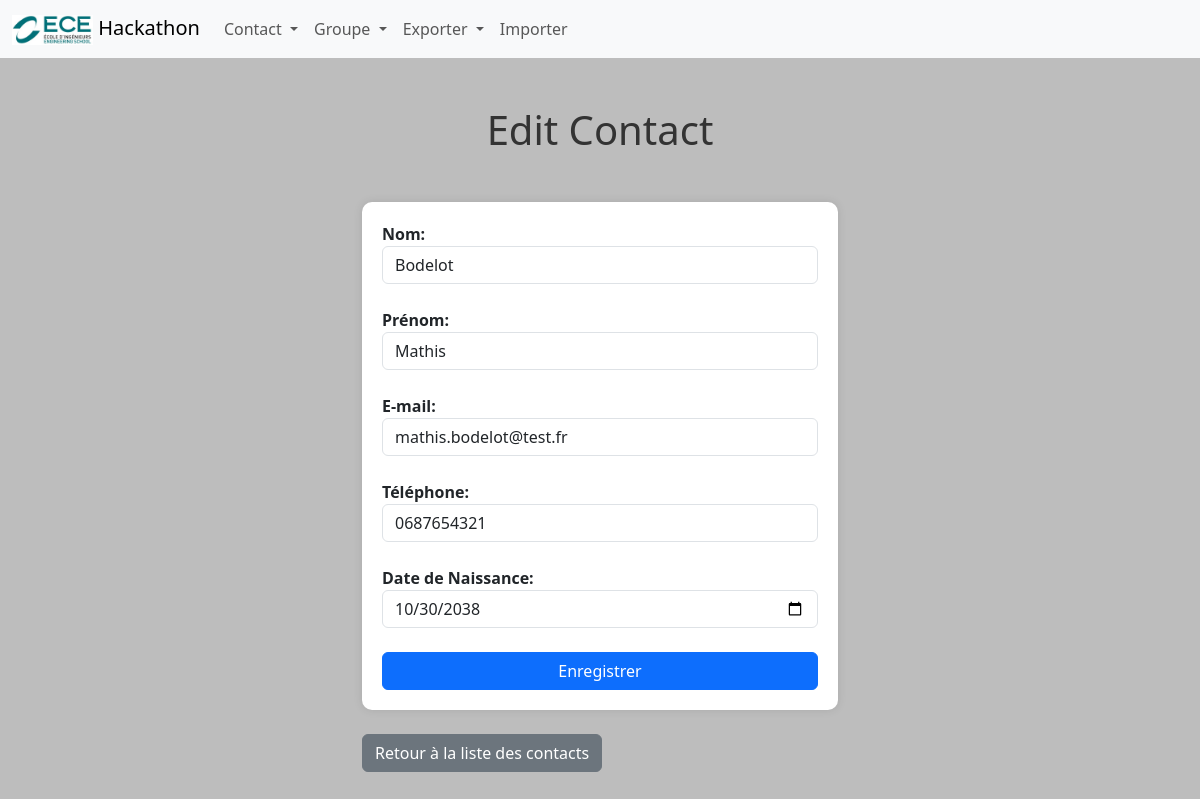
Page /contacts/2/edit on the earlier database version.
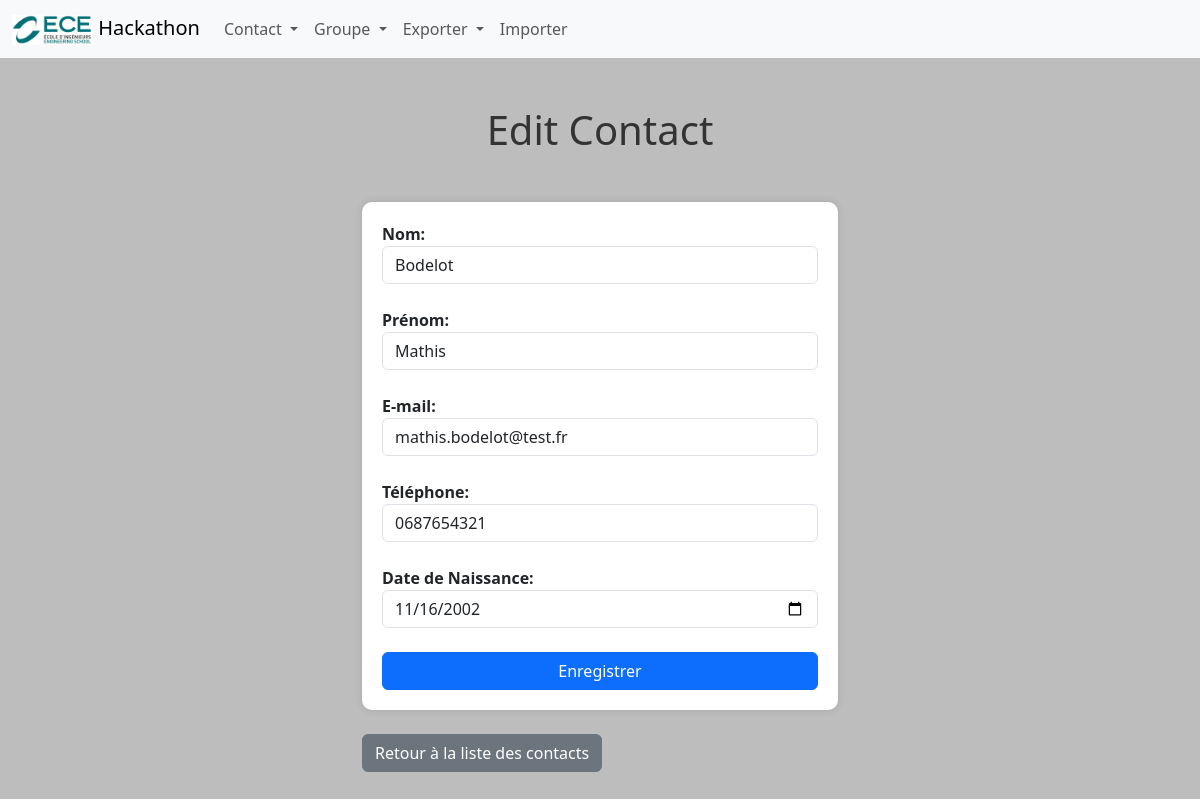
Same page on the later database version.
### tables this page shows
CREATE TABLE Contact(
    id_contact     INTEGER PRIMARY KEY AUTOINCREMENT NOT NULL ,
    nom            Varchar (50) NOT NULL ,
    prenom         Varchar (50) NOT NULL ,
    e_mail         Varchar (100) NOT NULL ,
    tel            Varchar (20) NOT NULL ,
    date_naissance Date NOT NULL ,
    created_date   Datetime NOT NULL ,
    updated_date   Datetime NOT NULL,
    id_user        INTEGER NOT NULL,
    FOREIGN KEY (id_user) REFERENCES User(id_user)
);

### main.py (the view, shortened to what this page needs)
@app.route("/contacts/<int:contactId>/edit", methods=['GET', 'POST'])
def edit_contact(contactId):
    query = "SELECT * FROM Contact WHERE id_contact = ?"
    values = (contactId,)
    contact = recup_bdd(query, values, True)
    if request.method == 'GET':
        if contact:
            return render_template('contactEdit.html', contact=contact)

### function.py (called while the page is built)
def connect_db():
    return sqlite3.connect('hackathon_bdd.sqlite')

def recup_bdd(query: str, values=None, doOne: bool = False):
    connection = connect_db()
    cursor = connection.cursor()
    if values:
        cursor.execute(query, values)
    else:
        cursor.execute(query)
    if doOne:
        result = cursor.fetchone()
    else:
        result = cursor.fetchall()
    connection.close()
    return result

### templates/contactEdit.html (shortened to what this page needs)
{% extends "layout/base.html" %}
{% block content %}
    {% include 'layout/navbar.html' %}
    <h1 class="m-5">Edit Contact</h1>
    <div class="container mb-5 mt-5">
        <form method="POST" action="{{ url_for('edit_contact', contactId=contact[0]) }}">
            <label for="nom">Nom:</label>
            <input type="text" class="form-control" name="nom" value="{{ contact[1] }}" required><br>
            <label for="prenom">Prénom:</label>
            <input type="text" class="form-control" name="prenom" value="{{ contact[2] }}" required><br>
            <label for="email">E-mail:</label>
            <input type="email" class="form-control" name="email" value="{{ contact[3] }}" required><br>
            <label for="tel">Téléphone:</label>
            <input type="tel" class="form-control" name="tel" value="{{ contact[4] }}" required><br>
            <label for="dob">Date de Naissance:</label>
            <input type="date" class="form-control" name="dob" value="{{ contact[5] }}" required><br>
            <button type="submit" class="btn btn-primary">Enregistrer</button>
        </form>
        <br>
        <a href="{{ url_for('liste_contacts') }}" class="btn btn-secondary">Retour à la liste des contacts</a>
    </div>
{% endblock %}

### templates/layout/base.html (shortened to what this page needs)
<!DOCTYPE html>
<html lang="fr">
    <head>
        <link href="https://cdn.jsdelivr.net/npm/bootstrap@5.3.2/dist/css/bootstrap.min.css" rel="stylesheet">
        <link rel='stylesheet' href="{{ url_for('static', filename='styles.css') }}">
    </head>
    <body>
        {% block content %}{% endblock %}
    </body>
</html>

### templates/layout/navbar.html (shortened to what this page needs)
<nav class="navbar navbar-expand-lg navbar-light bg-light">
    <div class="container-fluid">
        <a class="navbar-brand" href="{{ url_for('index') }}">
            <img src="{{ url_for('static', filename='logo_ece.jpeg') }}" width="auto" height="30">
            Hackathon
        </a>
        <div class="collapse navbar-collapse" id="navbarNav">
            <ul class="navbar-nav ml-auto">
                <li class="nav-item dropdown">
                    <a class="nav-link dropdown-toggle" href="#" role="button" data-bs-toggle="dropdown" aria-expanded="false">
                    Contact
                    </a>
                </li>
                <li class="nav-item dropdown">
                    <a class="nav-link dropdown-toggle" href="#" role="button" data-bs-toggle="dropdown" aria-expanded="false">
                    Groupe
                    </a>
                </li>
                <li class="nav-item dropdown">
                    <a class="nav-link dropdown-toggle" href="#" role="button" data-bs-toggle="dropdown" aria-expanded="false">
                    Exporter
                    </a>
                </li>
                <li class="nav-item">
                    <a class="nav-link" href="{{ url_for('import_csv') }}">Importer</a>
                </li>
            </ul>
        </div>
    </div>
</nav>

### static/styles.css (style rules this page uses)
body { background: #bdbdbd; font-family: 'Segoe UI', Tahoma, Geneva, Verdana, sans-serif; }
h1 { text-align: center; color: #333; }
.container { max-width: 500px; }
form { background-color: #ffffff; padding: 20px; border-radius: 10px; box-shadow: 0 0 10px rgba(0, 0, 0, 0.1); }
label { font-weight: bold; }
button { width: 100%; }

Differences in the rows shown:
changed Contact "Bodelot": dob "10/30/2038" → "11/16/2002"
